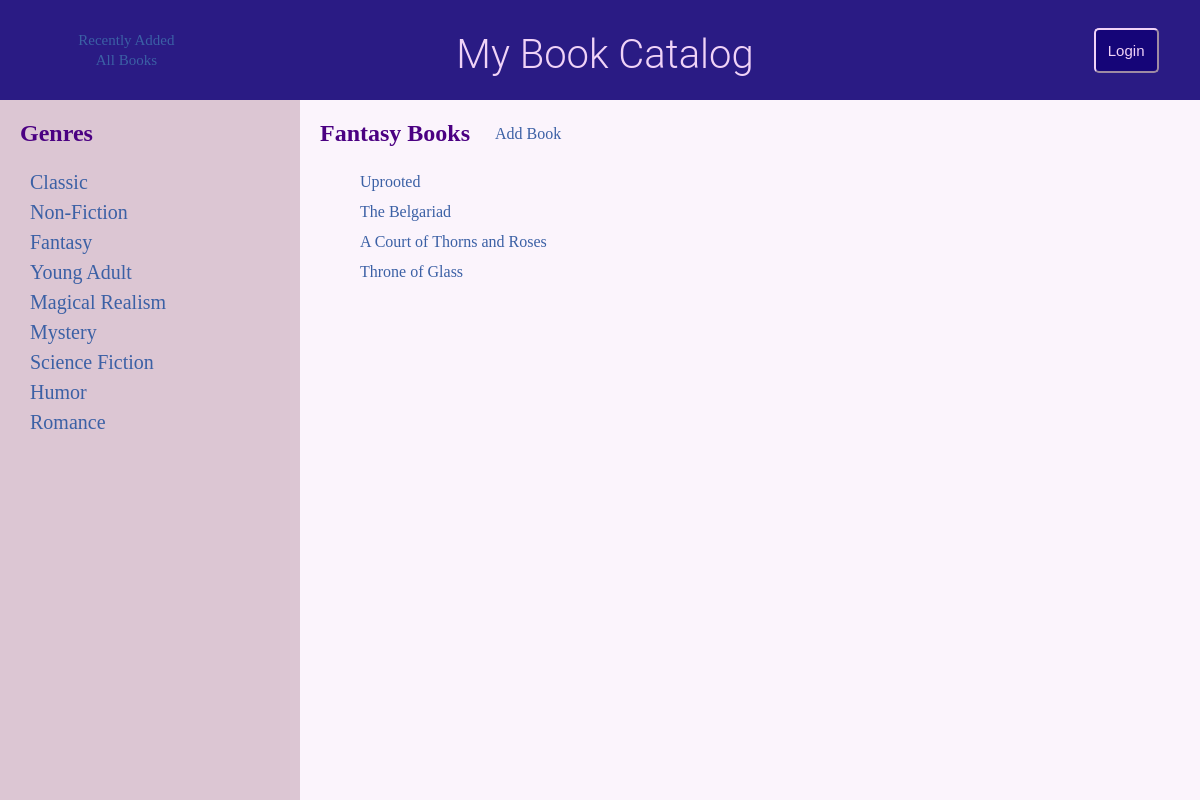
/genre/fantasy, run on the app's committed database.
### database_setup.py (models this page shows, shortened)
class Book(Base):
    __tablename__ = 'book'
    id = Column(Integer, primary_key=True)
    title = Column(String(250), nullable=False)
    urlSafeTitle = Column(String(250))
    author = Column(String(250))
    description = Column(String(500))
    genre = Column(String(250))
    user_id = Column(Integer, ForeignKey('user.id'))
    user = relationship(User)

### application.py (the view)
@app.route('/genre/<book_genre>')
def showGenreBooks(book_genre):
    editGenre = book_genre.replace('-', ' ').title()
    genreBooks = session.query(Book).filter(Book.genre == book_genre)
    return render_template('listBooks.html', book_type=editGenre,
                           books=genreBooks)

### templates/listBooks.html (shortened to what this page needs)
{% extends "main.html" %}
{% block content %}
{% include "header.html" %}
<div class="main-and-sidebar-wrapper">
	<aside class="sidebar">
		<div class="genres">
			{% include "genres.html" %}
		</div>
	</aside>
	<section class="main">
		<div class="page-headers">
			<h2 class="book-header">{{book_type}} Books</h2>
			<a class="add-book-link" href="{{url_for('addBook')}}">Add Book</a>
		</div>
		<ul class="books-list">
			{% for book in books %}
				<li><a href="{{url_for('showBookInfo', book_title = book.urlSafeTitle, book_id = book.id)}}">
					{{book.title}}
				</a></li>
			{% endfor %}
		</ul>
	</section>
</div>
{% endblock %}

### static/styles.css (style rules this page uses)
a { color: #3b60a5; text-decoration: none; }
html { box-sizing: border-box; }
*, *::before, *::after { box-sizing: inherit; }
body, html { height: 100%; width: 100%; margin: 0; padding: 0; }
body { font-family: Arial Rounded MT Bold; margin-left: auto; margin-right: auto; background-color: #fbf4fc; }
.main-and-sidebar-wrapper { display: flex; flex-direction: row; height: 88vh; }
.sidebar { flex: 1; max-width: 300px; padding-left: 20px; background-color: #dcc6d3; }
.main { flex: 3; padding-left: 20px; }
.page-headers { display: flex; flex-direction: row; }
.add-book-link { margin-left: 25px; margin-top: 25px; }
.book-header { color: #4B0082; }
.books-list { list-style: none; line-height: 30px; margin-top: 0; }

### data on the page
Book: title "Uprooted"
Book: title "The Belgariad"
Book: title "A Court of Thorns and Roses"
Book: title "Throne of Glass"

### other printed values
{{ book_type }} "Fantasy"
